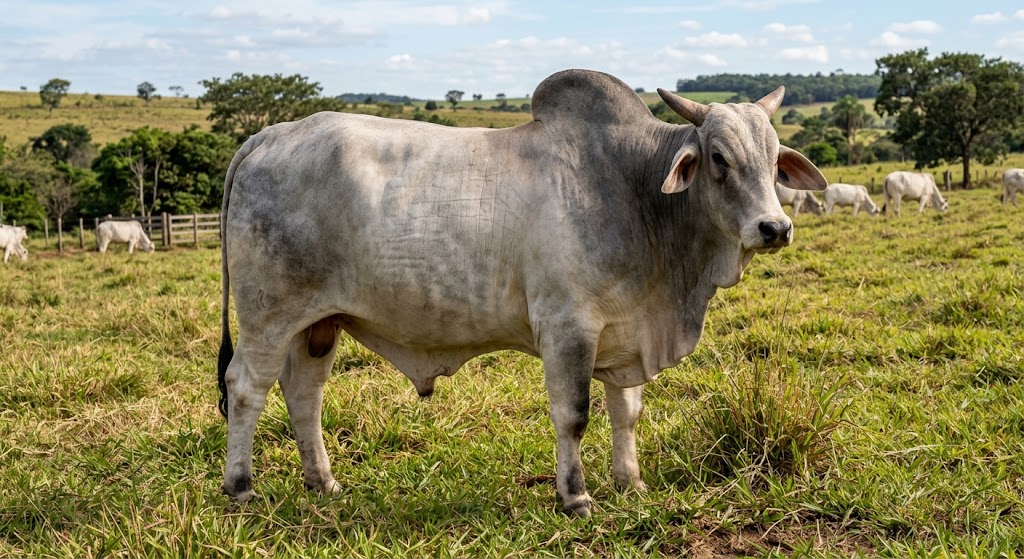
#> input picture Ferramentas/foto_nelore.jpg, 1024 x 559 px
$ python gerar_capa.py
#> lines starting #> are read from the running program, lines starting #| are printed output that depends on the picture
"""Gera a capa fotográfica do painel inicial a partir da foto do nelore.

A capa é vista atrás de texto, então a imagem sai escurecida e com o contraste
puxado: uma foto em tom cheio faria o nome do lote brigar com o capim. O
recorte é largo e baixo, na proporção da faixa que ela ocupa no alto da tela.

Sai em WebP porque ela entra no cache do modo sem internet junto com o resto
do aplicativo, e um JPEG do mesmo tamanho pesa o dobro.

Uso:  python3 Ferramentas/gerar_capa.py web/public/capa.webp
"""
import os
import sys

from PIL import Image, ImageEnhance

ORIGEM = os.path.join(os.path.dirname(__file__), "foto_nelore.jpg")

# Duas vezes o tamanho de tela, para não serrilhar em aparelho retina.
LARGURA, ALTURA = 900, 600


def desenhar() -> Image.Image:
    foto = Image.open(ORIGEM).convert("RGB")
#> foto is the input picture: PIL image 1024x559 RGB; mean R, G, B 136.6, 130.7, 93

    # Recorte na proporção da faixa, centrado no animal.
    proporcao = LARGURA / ALTURA
    largura, altura = foto.size
#> largura = 1024; altura = 559
    if largura / altura > proporcao:
        nova = round(altura * proporcao)
#> nova = 838
        esquerda = (largura - nova) // 2
#> esquerda = 93
        foto = foto.crop((esquerda, 0, esquerda + nova, altura))
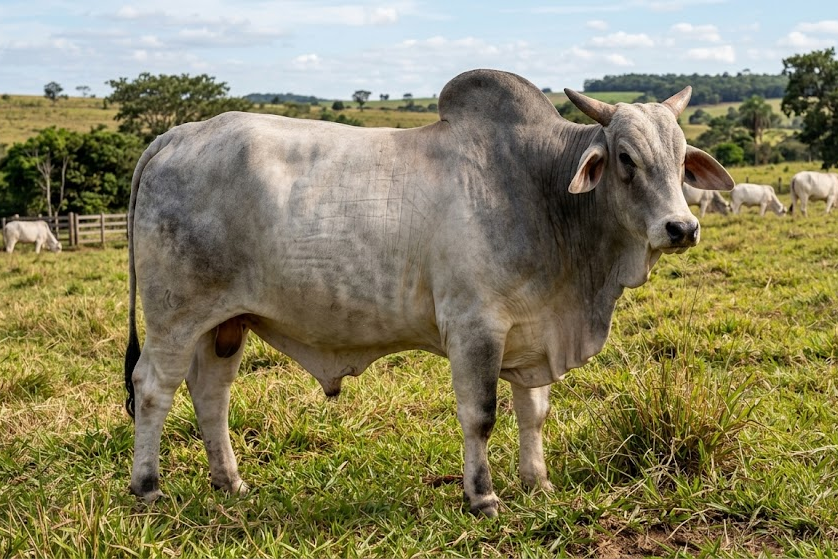
#> foto: PIL image 838x559 RGB; mean R, G, B 136.9, 130.7, 96.2
    else:
        nova = round(largura / proporcao)
        topo = (altura - nova) // 2
        foto = foto.crop((0, topo, largura, topo + nova))

    foto = foto.resize((LARGURA, ALTURA), Image.LANCZOS)
#> foto: PIL image 900x600 RGB
    foto = ImageEnhance.Color(foto).enhance(0.72)
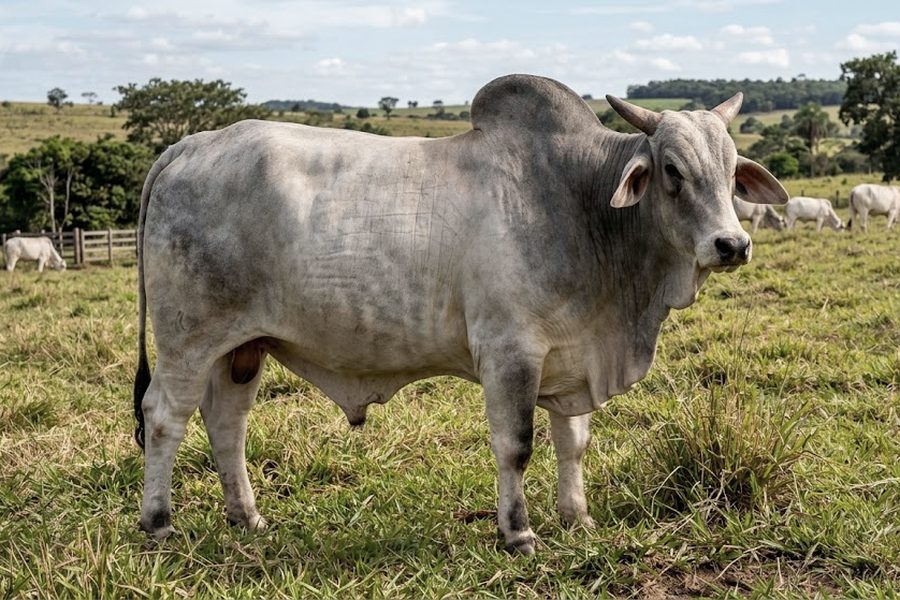
#> foto: PIL image 900x600 RGB; mean R, G, B 134.1, 129.7, 104.9
    foto = ImageEnhance.Contrast(foto).enhance(1.06)
    # O véu final é feito em CSS, em degradê; aqui só se tira o brilho geral,
    # que é o que deixaria o texto sem contraste em qualquer degradê.
    return ImageEnhance.Brightness(foto).enhance(0.82)
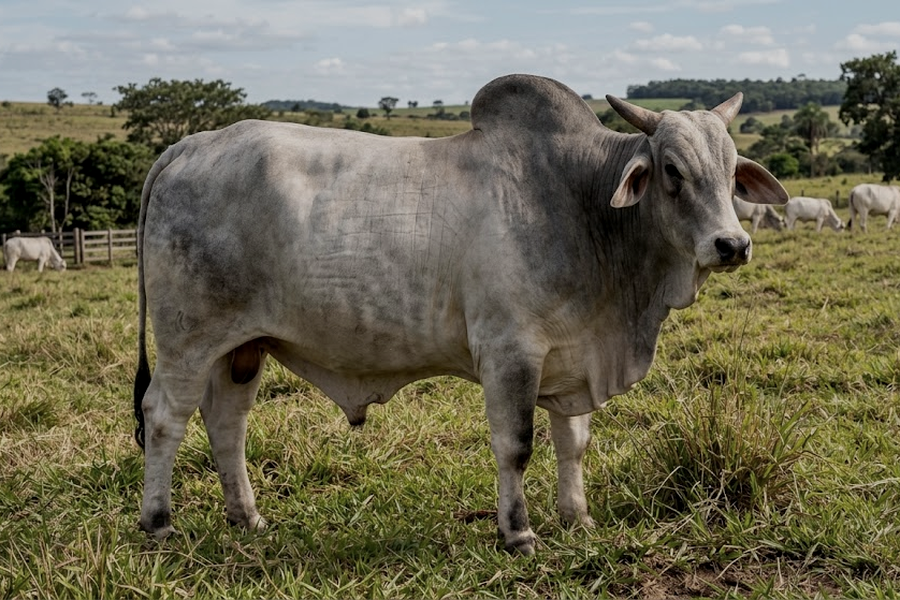
#> returned value: PIL image 900x600 RGB; mean R, G, B 109.4, 105.6, 84


if __name__ == "__main__":
    destino = sys.argv[1] if len(sys.argv) > 1 else "capa.webp"
    desenhar().save(destino, "WEBP", quality=76, method=6)
    print("gerada", destino, os.path.getsize(destino) // 1024, "KB")
